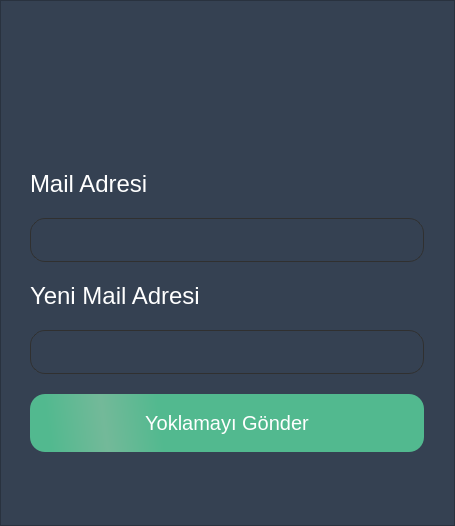
<?xml version="1.0" encoding="UTF-8"?>
<ui version="4.0">
 <author>HakanGUL</author>
 <class>Form</class>
 <widget class="QWidget" name="Form">
  <property name="geometry">
   <rect>
    <x>0</x>
    <y>0</y>
    <width>455</width>
    <height>526</height>
   </rect>
  </property>
  <property name="windowTitle">
   <string>Form</string>
  </property>
  <layout class="QGridLayout" name="gridLayout">
   <property name="leftMargin">
    <number>0</number>
   </property>
   <property name="topMargin">
    <number>0</number>
   </property>
   <property name="rightMargin">
    <number>0</number>
   </property>
   <property name="bottomMargin">
    <number>0</number>
   </property>
   <property name="spacing">
    <number>10</number>
   </property>
   <item row="0" column="0">
    <widget class="QFrame" name="frame">
     <property name="styleSheet">
      <string notr="true">QFrame{
background: #354152;
}

QLineEdit{
	height:42px;
 	border: 1px solid gray;
    border-radius: 10px;
    min-width: 6em;
	font-size:20px;
	padding-left:15px;
	height:42px;
	border-radius:15px;
	border-color: #303030;
	background: transparent;
	color:white;
}
</string>
     </property>
     <property name="frameShape">
      <enum>QFrame::StyledPanel</enum>
     </property>
     <property name="frameShadow">
      <enum>QFrame::Raised</enum>
     </property>
     <widget class="QWidget" name="formLayoutWidget">
      <property name="geometry">
       <rect>
        <x>30</x>
        <y>160</y>
        <width>394</width>
        <height>362</height>
       </rect>
      </property>
      <layout class="QFormLayout" name="formLayout">
       <property name="rowWrapPolicy">
        <enum>QFormLayout::WrapAllRows</enum>
       </property>
       <property name="horizontalSpacing">
        <number>0</number>
       </property>
       <property name="verticalSpacing">
        <number>20</number>
       </property>
       <property name="leftMargin">
        <number>0</number>
       </property>
       <property name="topMargin">
        <number>10</number>
       </property>
       <property name="bottomMargin">
        <number>0</number>
       </property>
       <item row="0" column="0">
        <widget class="QLabel" name="label_2">
         <property name="styleSheet">
          <string notr="true">font-size:24px;
color:white;</string>
         </property>
         <property name="text">
          <string>Mail Adresi</string>
         </property>
        </widget>
       </item>
       <item row="0" column="1">
        <widget class="QLineEdit" name="txt_oldMail">
         <property name="enabled">
          <bool>true</bool>
         </property>
         <property name="placeholderText">
          <string/>
         </property>
        </widget>
       </item>
       <item row="1" column="0">
        <widget class="QLabel" name="label_3">
         <property name="styleSheet">
          <string notr="true">font-size:24px;
color:white;</string>
         </property>
         <property name="text">
          <string>Yeni Mail Adresi</string>
         </property>
        </widget>
       </item>
       <item row="1" column="1">
        <widget class="QLineEdit" name="txt_NewMail">
         <property name="enabled">
          <bool>false</bool>
         </property>
         <property name="placeholderText">
          <string/>
         </property>
        </widget>
       </item>
       <item row="2" column="1">
        <widget class="QPushButton" name="btn_login">
         <property name="styleSheet">
          <string notr="true">
QPushButton{
border-radius: 15px;
	background-color: qlineargradient(spread:reflect, x1:1, y1:0.466409, x2:0.188, y2:0.482727, stop:0.823864 rgba(82, 185, 143, 255), stop:1 rgba(115, 185, 153, 255));
padding: 8px 16px;
color: white;
font-size: 20px;
height:42px;
}
QPushButton:pressed{
color: black;
background: #008bd1
}
QCommandLinkButton{
font-size: 16px;
background: #4c5d75;
}
QCommandLinkButton:pressed{
	background-color: rgb(92, 186, 138);
}</string>
         </property>
         <property name="text">
          <string>Yoklamayı Gönder</string>
         </property>
        </widget>
       </item>
      </layout>
     </widget>
     <widget class="QLabel" name="label">
      <property name="geometry">
       <rect>
        <x>170</x>
        <y>10</y>
        <width>120</width>
        <height>150</height>
       </rect>
      </property>
      <property name="styleSheet">
       <string notr="true">image: url(:/resimler/icons/damla.png);
hegiht:150px;
width:120px;</string>
      </property>
      <property name="text">
       <string/>
      </property>
     </widget>
    </widget>
   </item>
  </layout>
 </widget>
 <resources>
  <include location="../ui_pages/resoruces.qrc"/>
 </resources>
 <connections/>
</ui>
